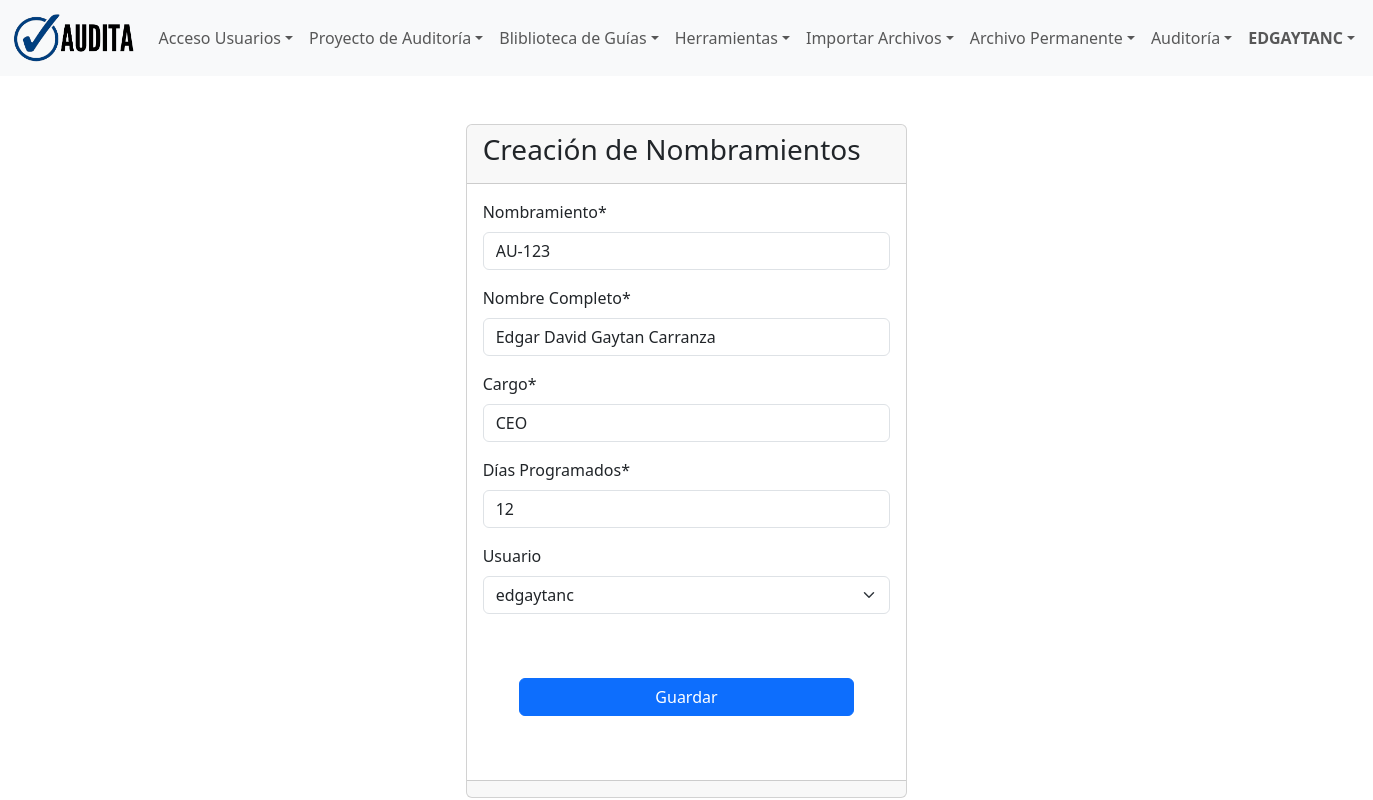
Screenshot of /herramientas/editar_nombramiento/1/ (signed in) with the database file from the repository.
### users/models.py (models this page shows)
class CustomUser(AbstractUser):
    is_activated = models.BooleanField(default=False)
    groups = models.ManyToManyField(
        'auth.Group',
        verbose_name='groups',
        blank=True,
        help_text='The groups this user belongs to. A user will get all permissions granted to each of their groups.',
        related_query_name='user',
        related_name='customuser_set',  # Add this line
    )
    user_permissions = models.ManyToManyField(
        'auth.Permission',
        verbose_name='user permissions',
        blank=True,
        help_text='Specific permissions for this user.',
        related_query_name='user',
        related_name='customuser_set',  # Add this line
    )

### herramientas/models.py (models this page shows, shortened)
class Nombramiento(models.Model):
    user = models.ForeignKey(settings.AUTH_USER_MODEL, null=True,blank=True, on_delete=models.CASCADE, verbose_name='Usuario')
    nombramiento =      models.CharField(max_length=10, null=False, blank=False, unique=True, verbose_name='Nombramiento')
    nombre_completo =   models.CharField(max_length=100, null=False,blank=False, verbose_name='Nombre Completo')
    cargo =             models.CharField(max_length=30, null=False, blank=False, verbose_name='Cargo')
    dias_programados =  models.IntegerField(default=0, verbose_name='Días Programados')
    class Meta:
        db_table = 'nombramiento'
        verbose_name = 'Nombramiento'
        verbose_name_plural = 'Nombramientos'
        ordering = ['id']

### herramientas/views.py (the view)
# urls.py: path('editar_nombramiento/<int:nombramiento_id>/', views.editar_nombramiento, name='editar_nombramiento'),
@login_required
@entidad_requerida
def editar_nombramiento(request, nombramiento_id):
    nombramiento = get_object_or_404(Nombramiento, id=nombramiento_id)
    if request.method == 'POST':
        form = NombramientoForm(request.POST, instance=nombramiento)
        if form.is_valid():
            form.save()
            messages.success(request, 'Nombramiento actualizado exitosamente')
            return redirect('/herramientas/listar_nombramientos')
    else:
        form = NombramientoForm(instance=nombramiento)
    context = {'form': form}
    return render(request, 'herramientas/editar_nombramiento.html', context)

### herramientas/forms.py
class NombramientoForm(forms.ModelForm):
    class Meta:
        model = Nombramiento
        fields = ['nombramiento', 'nombre_completo', 'cargo', 'dias_programados','user']
        labels = {
            'user':'Usuario',
            'nombramiento': 'Nombramiento',
            'nombre_completo': 'Nombre Completo',
            'cargo': 'Cargo',
            'dias_programados': 'Días Programados',
        }
    def __init__(self, *args, **kwargs):
        super(NombramientoForm, self).__init__(*args, **kwargs)
        self.helper = FormHelper()
        self.helper.form_method = 'post'
        self.helper.layout = Layout(
            Field('user', css_class='form_control'),
            Field('nombramiento', css_class='form-control'),
            Field('nombre_completo', css_class='form-control'),
            Field('cargo', css_class='form-control'),
            Field('dias_programados', css_class='form-control'),
            Submit('submit', 'Crear', css_class='btn btn-primary'),
        )

### templates/herramientas/editar_nombramiento.html (shortened to what this page needs)
{% extends 'layout/base.html' %}
{% load crispy_forms_tags %}
{% load static %}
{% block 'content' %}
<div class="row pt-5">
    <div class="col-md-4 offset-md-4">
        <div class="card">
            <div class="card-header">
                <h3>
                    Creación de Nombramientos
                </h3>
            </div>
            <div class="card-body">
                <form method="post">
                    {{ form|crispy }}
                    <div class="row p-5">
                        <button type="submit" class="btn btn-primary">Guardar</button>
                    </div>
                </form>
            </div>
            <div class="card-footer">
            </div>
        </div>
    </div>
</div>
{% endblock 'content' %}

### templates/layout/partials/menu.html (shortened to what this page needs)
{% load static %}
<header>
    <nav class="navbar navbar-expand-lg navbar-light bg-light">
        <div class="container-fluid">
            <a class="navbar-brand" href="{% url 'index' %}"><img
                    src="{% static 'img/logo-horizontal-menu.png' %}" height="50" loading="lazy"
                    alt=""></a>
            <div class="collapse navbar-collapse" id="navbarNav">
                <ul class="navbar-nav">
                    <li class="nav-item dropdown">
                        <a class="nav-link dropdown-toggle" href="#"
                            role="button" data-bs-toggle="dropdown"
                            aria-expanded="false">Acceso Usuarios</a>
                    </li>
                    <li class="nav-item dropdown">
                        <a class="nav-link dropdown-toggle" href="#"
                            role="button" data-bs-toggle="dropdown"
                            aria-expanded="false">Proyecto de Auditoría</a>
                    </li>
                    <li class="nav-item dropdown">
                        <a class="nav-link dropdown-toggle" href="#"
                            role="button" data-bs-toggle="dropdown"
                            aria-expanded="false">Bliblioteca de Guías</a>
                    </li>
                    <li class="nav-item dropdown">
                        <a class="nav-link dropdown-toggle" href="#"
                            role="button" data-bs-toggle="dropdown"
                            aria-expanded="false">Herramientas</a>
                    </li>
                    <li class="nav-item dropdown">
                        <a class="nav-link dropdown-toggle" href="#"
                            role="button" data-bs-toggle="dropdown"
                            aria-expanded="false">Importar Archivos</a>
                    </li>
                    <li class="nav-item dropdown">
                        <a class="nav-link dropdown-toggle" href="#"
                            role="button" data-bs-toggle="dropdown"
                            aria-expanded="false">Archivo Permanente</a>
                    </li>
                    <li class="nav-item dropdown">
                        <a class="nav-link dropdown-toggle" href="#"
                            role="button" data-bs-toggle="dropdown"
                            aria-expanded="false">Auditoría</a>
                    </li>
                    <li class ="nav-item dropdown">
                        <a class ="nav-link dropdown-toggle" href="#"
                            role="button" data-bs-toggle="dropdown"
                            aria-expanded="false"><b>{{user.username|upper}}</b></a>
                    </li>
                </ul>
            </div>
        </div>
    </nav>
</header>

### rows the page displays
CustomUser: username "EDGAYTANC"
Nombramiento: nombramiento "AU-123", nombre_completo "Edgar David Gaytan Carranza", cargo "CEO", dias_programados "12", user "edgaytanc"
